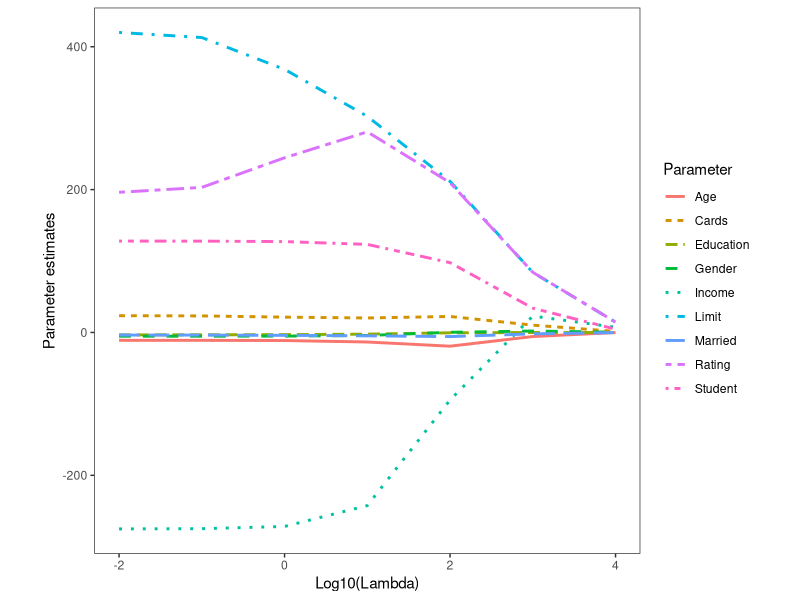
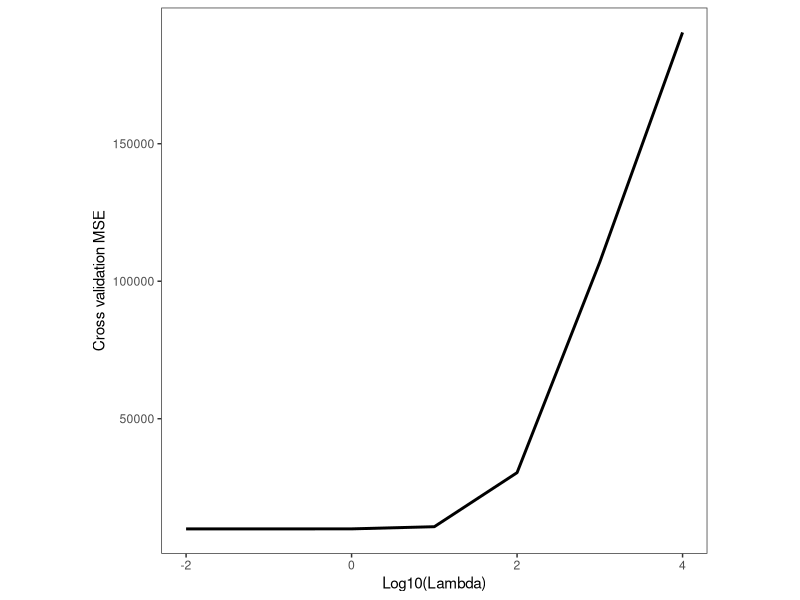

Generate these figures, in order, with R:
library(tidyverse)

set.seed(NULL)

lambdas <- 10^seq(-2, 4)
alpha <- 0.1 / max(lambdas)
nIterations <- 1e5
nFolds <- 5

Credit <- read_csv("Credit_N400_p9.csv")

Credit <- Credit %>%
  mutate(Gender = ifelse(Gender == "Female", 1, 0),
         Student = ifelse(Student == "Yes", 1, 0),
         Married = ifelse(Married == "Yes", 1, 0))

X <- Credit %>% select(-Balance) %>% as.matrix()
Y <- Credit %>% select(Balance) %>% as.matrix()

features <- colnames(X)
N <- nrow(X)
p <- ncol(X)

# Standardize X and center Y
meanX <- colMeans(X)
sdX <- apply(X, 2, sd) 
X <- sweep(sweep(X, 2, meanX), 2, FUN = "/", sdX)
Y <- Y - mean(Y)

# Get path of betas across all tuning parameters
allBetas <- matrix(0, nrow = length(lambdas), ncol = p)
for(lambdaIndex in 1:length(lambdas)) {
  lambda <- lambdas[lambdaIndex]

  beta <- runif(p, -1, 1) # Initialize parameter vector in U[-1,1]
  
  # Perform gradient descent
  for(iter in 1:nIterations) {
    beta <- beta - 2 * alpha * (lambda * beta - t(X) %*% (Y - X %*% beta))
  }
  
  for(j in 1:p) {
    allBetas[lambdaIndex, j] = beta[j]
  }
}

# Collect values for ease of plotting
paramCol <- c()
lambdaCol <- c()
estimatesCol <- c()
for(i in 1:length(lambdas)) {
  for(j in 1:p) {
    paramCol <- c(paramCol, features[j])
    lambdaCol <- c(lambdaCol, log10(lambdas[i]))
    estimatesCol <- c(estimatesCol, allBetas[i,j])
  }
}
betasWithLambda <- tibble(Parameter = paramCol, Lambda = lambdaCol, Estimates = estimatesCol)

# Run cross validation across all tuning parameters
CVerror <- rep(0, length(lambdas))
foldid <- sample(rep(seq(nFolds), length = N)) # Randomly assign observations to folds
for(fold in 1:nFolds) {
  # Get validation and training sets for current fold
  valX <- X[foldid == fold,]
  valY <- Y[foldid == fold,]
  trainX <- X[foldid != fold,]
  trainY <- Y[foldid != fold,]
  
  # Standardize trainX and valX, center trainY and valY
  meanX <- colMeans(trainX)
  sdX <- apply(trainX, 2, sd) 
  meanY <- mean(trainY)
  trainX <- sweep(sweep(trainX, 2, meanX), 2, FUN = "/", sdX)
  valX <- sweep(sweep(valX, 2, meanX), 2, FUN = "/", sdX)
  trainY <- trainY - meanY
  valY <- valY - meanY
  
  for(lambdaIndex in 1:length(lambdas)) {
    lambda <- lambdas[lambdaIndex]
  
    beta <- runif(p, -1, 1) # Initialize parameter vector in U[-1,1]
    
    # Perform gradient descent
    for(iter in 1:nIterations) {
      beta <- beta - 2 * alpha * (lambda * beta - t(trainX) %*% (trainY - trainX %*% beta))
    }
    
    # Compute CV MSE for current fold
    CVerror[lambdaIndex] = CVerror[lambdaIndex] + mean( t(valY - valX %*% beta) %*% (valY - valX %*% beta) / length(valY) )
  }
}
CVerror = CVerror / nFolds # Mean CV MSE across folds

CVresults <- tibble(Lambda = c(log10(lambdas)), CVerror = c(CVerror))

# Deliverable 1
pdf("ProgrammingAssignment1_Deliverable1.pdf")
ggplot(betasWithLambda) +
  geom_line(aes(Lambda, Estimates, color = Parameter, linetype = Parameter), size = 1) +
  xlab("Log10(Lambda)") +
  ylab("Parameter estimates") +
  theme_bw() +
  theme(aspect.ratio = 1,
        panel.grid.major = element_blank(),
        panel.grid.minor = element_blank())
dev.off()

# Deliverable 2
pdf("ProgrammingAssignment1_Deliverable2.pdf")
ggplot(CVresults, aes(Lambda, CVerror)) +
  geom_line(size = 1) +
  xlab("Log10(Lambda)") + 
  ylab("Cross validation MSE") +
  theme_bw() +
  theme(aspect.ratio = 1,
        panel.grid.major = element_blank(),
        panel.grid.minor = element_blank())
dev.off()

# Deliverable 3
lambdaMin <- lambdas[ which(CVerror == min(CVerror), arr.ind = TRUE) ]

# Deliverable 4
bestBetas <- allBetas[ which(CVerror == min(CVerror), arr.ind = TRUE), ] 